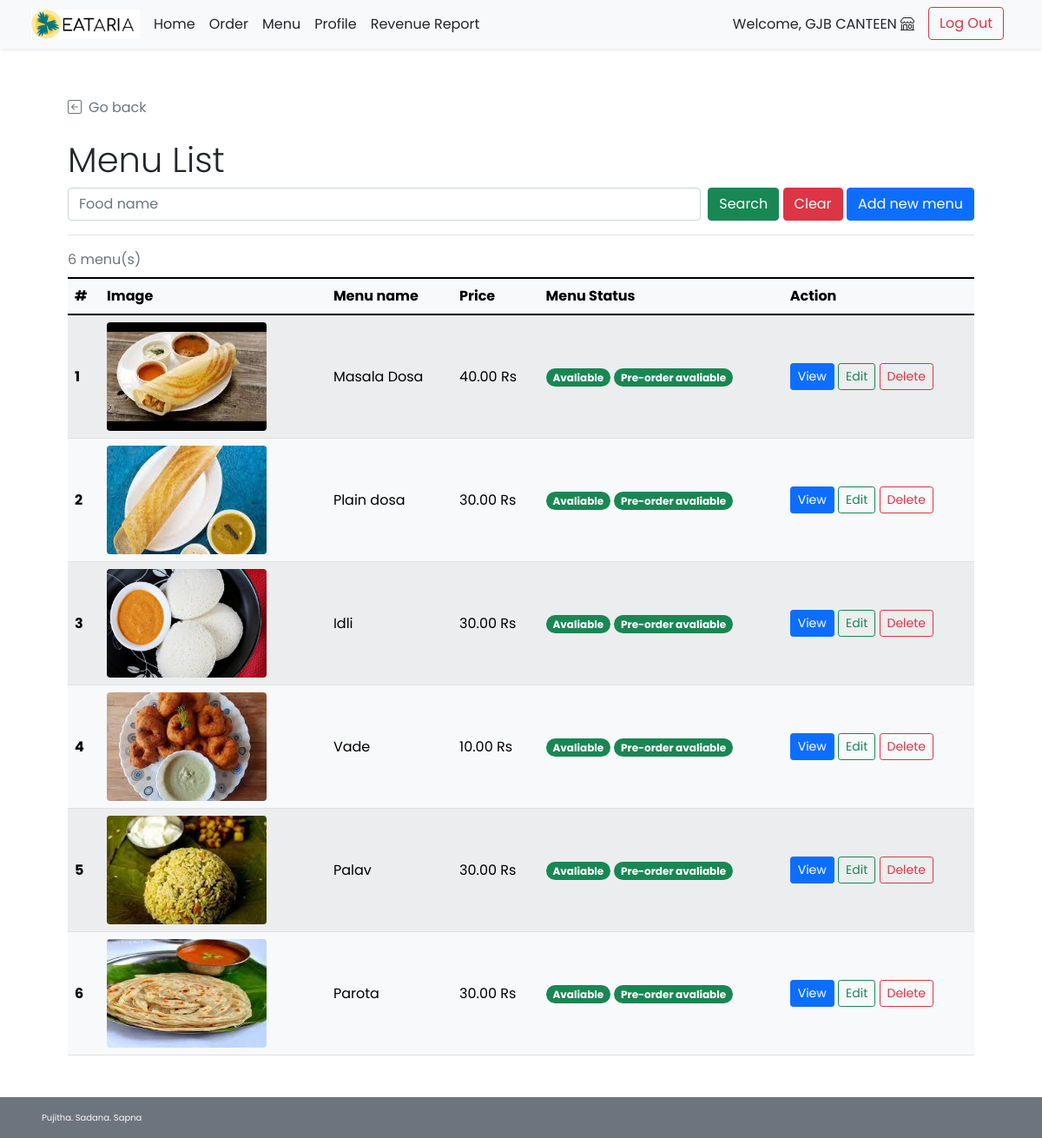
Page /shop/shop_menu_list.php (signed in) on the committed database.
### tables this page shows
CREATE TABLE `food` (
  `f_id` int(11) NOT NULL,
  `s_id` int(11) NOT NULL,
  `f_name` varchar(100) NOT NULL,
  `f_price` decimal(6,2) NOT NULL,
  `f_todayavail` tinyint(4) NOT NULL DEFAULT 1 COMMENT 'Food is available to order or not\r\n',
  `f_preorderavail` tinyint(4) NOT NULL DEFAULT 1,
  `f_pic` text DEFAULT NULL
);

### shop/shop_menu_list.php (the view, shortened to what this page needs)
<!DOCTYPE html>
<html lang="en">
<head>
    <?php
        include("../conn_db.php");
        include('../head.php');
        $s_id = $_SESSION["sid"];
    ?>
    <link href="../css/main.css" rel="stylesheet">
</head>
<body class="d-flex flex-column h-100">
    <?php include('nav_header_shop.php'); ?>
    <div class="container px-5 pt-4" id="shop-body">
        <div class="mt-4 border-bottom">
            <a class="nav nav-item text-decoration-none text-muted mb-2" href="#" onclick="history.back();">
                <i class="bi bi-arrow-left-square me-2"></i>Go back
            </a>
            <h2 class="pt-3 display-6">Menu List</h2>
            <form class="form-floating mb-3" method="GET" action="shop_menu_list.php">
                <div class="row g-2">
                    <div class="col">
                        <input type="text" class="form-control" id="f_name" name="f_name" placeholder="Food name"
                            <?php if(isset($_GET["search"])){?>value="<?php echo $_GET["f_name"];?>" <?php } ?>>
                    </div>
                    <div class="col-auto">
                        <button type="submit" name="search" class="btn btn-success">Search</button>
                        <button type="reset" class="btn btn-danger"
                            onclick="javascript: window.location='shop_menu_list.php'">Clear</button>
                        <a href="shop_menu_add.php" class="btn btn-primary">Add new menu</a>
                    </div>
                </div>
            </form>
        </div>
    <div class="pt-2" id="cust-table">
        <?php
            if(!isset($_GET["search"])){
                $search_query = "SELECT * FROM food f WHERE s_id = {$s_id};";
            }else{
                $search_fn=$_GET["f_name"];
                $search_query = "SELECT * FROM food f WHERE s_id = {$s_id} AND f_name LIKE '%{$search_fn}%';";
            }
            $search_result = $mysqli -> query($search_query);
            $search_numrow = $search_result -> num_rows;
            if($search_numrow == 0){
        ?>
        <div class="row">
            <div class="col mt-2 ms-2 p-2 bg-danger text-white rounded text-start">
                <svg xmlns="http://www.w3.org/2000/svg" width="16" height="16" fill="currentColor"
                    class="bi bi-x-circle ms-2" viewBox="0 0 16 16">
                    <path d="M8 15A7 7 0 1 1 8 1a7 7 0 0 1 0 14zm0 1A8 8 0 1 0 8 0a8 8 0 0 0 0 16z" />
                    <path
                        d="M4.646 4.646a.5.5 0 0 1 .708 0L8 7.293l2.646-2.647a.5.5 0 0 1 .708.708L8.707 8l2.647 2.646a.5.5 0 0 1-.708.708L8 8.707l-2.646 2.647a.5.5 0 0 1-.708-.708L7.293 8 4.646 5.354a.5.5 0 0 1 0-.708z" />
                </svg><span class="ms-2 mt-2">No shop found!</span>
                <a href="shop_menu_list.php" class="text-white">Clear Search Result</a>
            </div>
        </div>
        <?php } else{ ?>
        <div class="table-responsive">
        <table class="table rounded-5 table-light table-striped table-hover align-middle caption-top mb-5">
            <caption><?php echo $search_numrow;?> menu(s) <?php if(isset($_GET["search"])){?><br /><a
                    Result</a><?php } ?></caption>
            <thead class="bg-light">
                <tr>
                    <th scope="col">#</th>
                    <th scope="col">Image</th>
                    <th scope="col">Menu name</th>
                    <th scope="col">Price</th>
                    <th scope="col">Menu Status</th>
                    <th scope="col">Action</th>
                </tr>
            </thead>
            <tbody>
                <?php $i=1; while($row = $search_result -> fetch_array()){ ?>
                <tr>
                    <th><?php echo $i++;?></th>
                    <td><img
                            <?php
                                if(is_null($row["f_pic"])){echo "src='../img/default.png'";}
                                else{echo "src=\"../img/{$row['f_pic']}\"";}
                            ?>
                            style="width:75%; height:125px; object-fit:cover;"
                            class="img-fluid rounded" alt="<?php echo $food_row["f_name"]?>">
                    </td>
                    <td><?php echo $row["f_name"];?></td>
                    <td><?php echo $row["f_price"]." Rs";?></td>
                    <td>
                    <?php
                        if($row["f_todayavail"]==1){
                        ?>
                        <span class="badge rounded-pill bg-success">Avaliable</span>
                        <?php }else{ ?>
                        <span class="badge rounded-pill bg-danger">Unavaliable</span>
                        <?php }
                            if($row["f_preorderavail"]==1){
                        ?>
                        <span class="badge rounded-pill bg-success">Pre-order avaliable</span>
                        <?php }else{ ?>
                        <span class="badge rounded-pill bg-danger">Pre-order Unavaliable</span>
                        <?php } ?>
                    </td>
                    <td>
                        <a href="shop_menu_detail.php?f_id=<?php echo $row["f_id"]?>"
                            class="btn btn-sm btn-primary">View</a>
                        <a href="shop_menu_edit.php?f_id=<?php echo $row["f_id"]?>"
                            class="btn btn-sm btn-outline-success">Edit</a>
                        <a href="shop_menu_delete.php?f_id=<?php echo $row["f_id"]?>"
                            class="btn btn-sm btn-outline-danger">Delete</a>
                    </td>
                </tr>
                <?php } ?>
            </tbody>
        </table>
        </div>
        <?php }
        ?>
    </div>
    </div>
    <footer
    class="footer d-flex flex-wrap justify-content-between align-items-center px-5 py-3 mt-auto bg-secondary text-light">
        <span class="xsmall-font">Pujitha. Sadana. Sapna</span></span>
    </footer>
</body>
</html>

### css/main.css (style rules this page uses)
html { height: 100%; }
body { height: 100%; padding-top: 4rem; margin-bottom: -50px; font-family: 'Poppins', 'Noto Sans Thai', sans-serif; }
a { cursor: pointer; }
.bi { vertical-align: -.125em; fill: currentColor; }
.xsmall-font { font-size: x-small; }

### rows in the picture
food: f_pic (picture), f_name "Masala Dosa", f_price "40.00", f_todayavail "Avaliable", f_preorderavail "Pre-order avaliable"
food: f_pic (picture), f_name "Plain dosa", f_price "30.00", f_todayavail "Avaliable", f_preorderavail "Pre-order avaliable"
food: f_pic (picture), f_name "Idli", f_price "30.00", f_todayavail "Avaliable", f_preorderavail "Pre-order avaliable"
food: f_pic (picture), f_name "Vade", f_price "10.00", f_todayavail "Avaliable", f_preorderavail "Pre-order avaliable"
food: f_pic (picture), f_name "Palav", f_price "30.00", f_todayavail "Avaliable", f_preorderavail "Pre-order avaliable"
food: f_pic (picture), f_name "Parota", f_price "30.00", f_todayavail "Avaliable", f_preorderavail "Pre-order avaliable"

### other values in the picture
$_SESSION['shopname'] "GJB CANTEEN"
$search_numrow "6"
